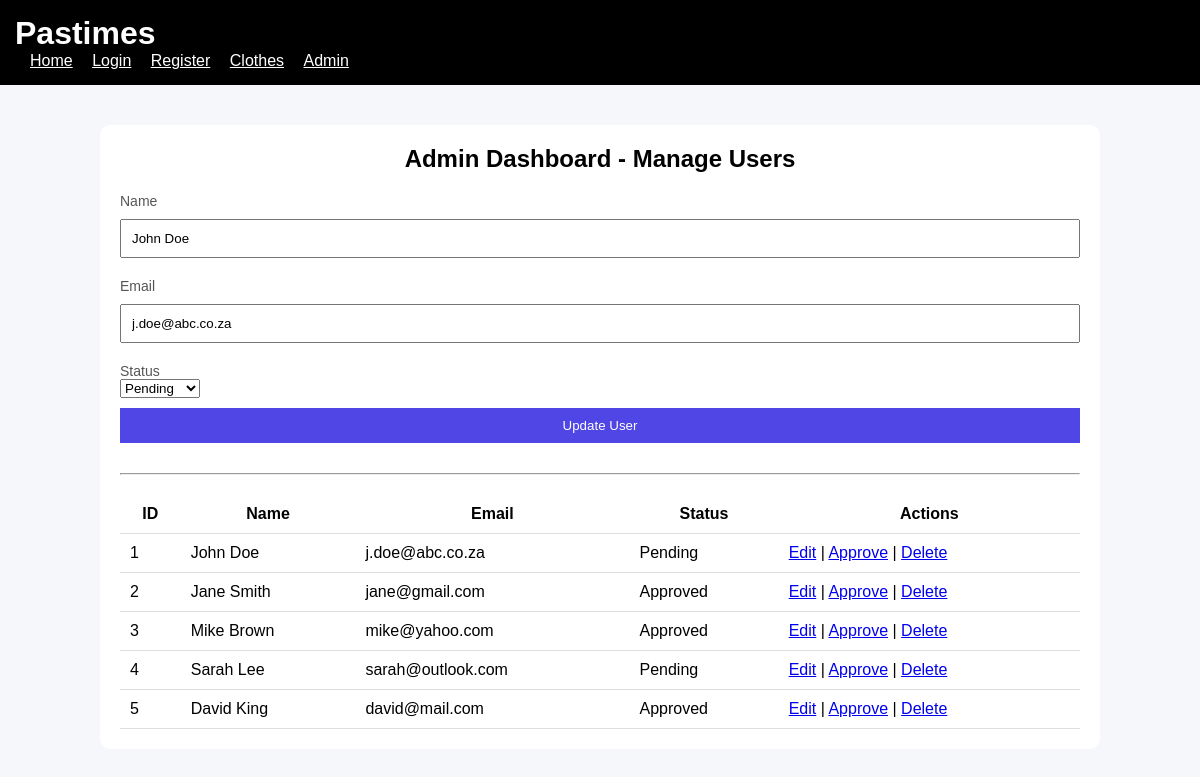
The page /adminDashboard.php?edit=1 on the database its author committed.
### tables this page shows
CREATE TABLE IF NOT EXISTS `tbluser` (
  `id` int(11) NOT NULL AUTO_INCREMENT,
  `name` varchar(100) DEFAULT NULL,
  `email` varchar(100) DEFAULT NULL,
  `password` varchar(255) DEFAULT NULL,
  `status` varchar(20) DEFAULT NULL,
  PRIMARY KEY (`id`)
);

### adminDashboard.php (the view, shortened to what this page needs)
<?php
include 'DBConn.php';
$editUser = null;
if (isset($_GET['edit'])) {
    $id = $_GET['edit'];
    $result = $conn->query("SELECT * FROM tblUser WHERE id=$id");
    $editUser = $result->fetch_assoc();
}
$result = $conn->query("SELECT * FROM tblUser");
?>
<link rel="stylesheet" href="css/style.css">
<?php include 'navbar.php'; ?>
<div class="container" style="max-width:1000px;">
<div class="card">
<h2 class="title">Admin Dashboard - Manage Users</h2>
<form method="POST">
    <label>Name</label>
    <input type="text" name="name"
           value="<?= $editUser['name'] ?? '' ?>" required>
    <label>Email</label>
    <input type="email" name="email"
           value="<?= $editUser['email'] ?? '' ?>" required>
    <label>Status</label>
    <select name="status">
        <option value="Pending"
            <?= (isset($editUser['status']) && $editUser['status']=="Pending") ? "selected" : "" ?>>
            Pending
        </option>
    </select>
    <?php if ($editUser): ?>
        <button type="submit" name="updateUser">Update User</button>
    <?php else: ?>
        <button type="submit" name="addUser">Add User</button>
    <?php endif; ?>
</form>
<hr style="margin:20px 0;">
<table>
<tr>
<th>ID</th>
<th>Name</th>
<th>Email</th>
<th>Status</th>
<th>Actions</th>
</tr>
<?php while($row = $result->fetch_assoc()): ?>
<tr>
<td><?= $row['id'] ?></td>
<td><?= $row['name'] ?></td>
<td><?= $row['email'] ?></td>
<td><?= $row['status'] ?></td>
<td>
    <a href="?edit=<?= $row['id'] ?>">Edit</a> |
    <a href="?approve=<?= $row['id'] ?>">Approve</a> |
    <a href="?delete=<?= $row['id'] ?>" onclick="return confirm('Delete user?')">Delete</a>
</td>
</tr>
<?php endwhile; ?>
</table>
</div>
</div>

### css/style.css (style rules this page uses)
* { margin: 0; padding: 0; box-sizing: border-box; font-family: Arial; }
.container { width: 90%; max-width: 900px; margin: 40px auto; }
.card { background: white; padding: 20px; border-radius: 10px; }
.title { text-align: center; margin-bottom: 20px; }
input, button { width: 100%; padding: 10px; margin: 10px 0; }
button { background: #4f46e5; color: white; border: none; cursor: pointer; }
table { width: 100%; border-collapse: collapse; }
th, td { padding: 10px; border-bottom: 1px solid #ddd; }
label { font-size: 14px; margin-top: 10px; display: block; color: #555; }

### rows shown on the page
tbluser: name "John Doe", email "j.doe@abc.co.za", status "Pending", id "1"
tbluser: id "2", name "Jane Smith", email "jane@gmail.com", status "Approved"
tbluser: id "3", name "Mike Brown", email "mike@yahoo.com", status "Approved"
tbluser: id "4", name "Sarah Lee", email "sarah@outlook.com", status "Pending"
tbluser: id "5", name "David King", email "david@mail.com", status "Approved"
